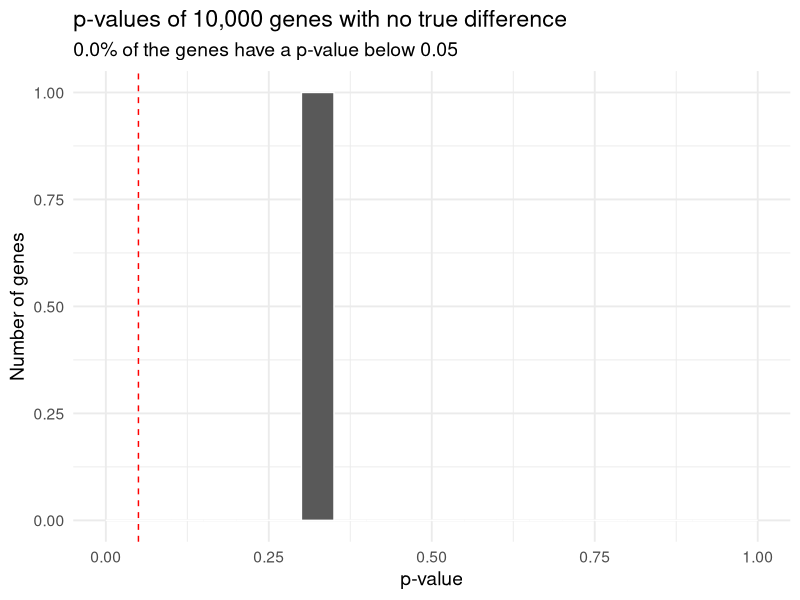
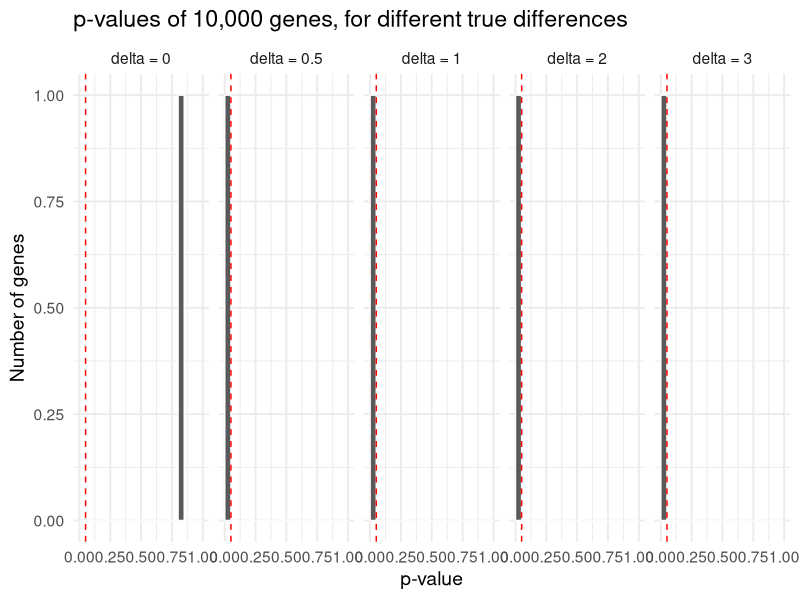
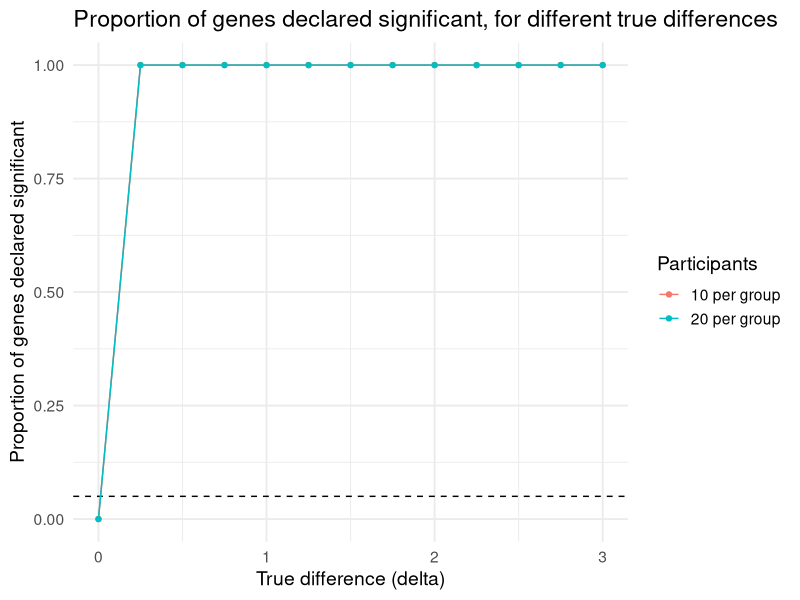
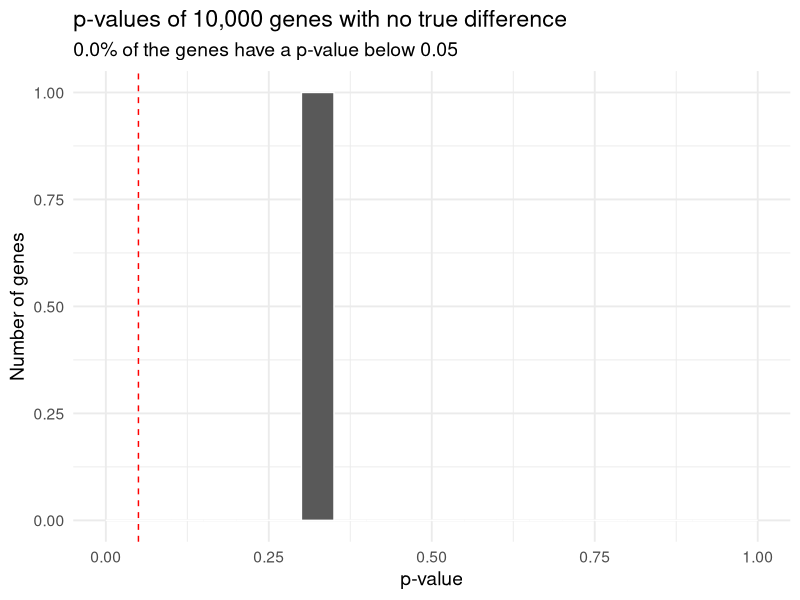
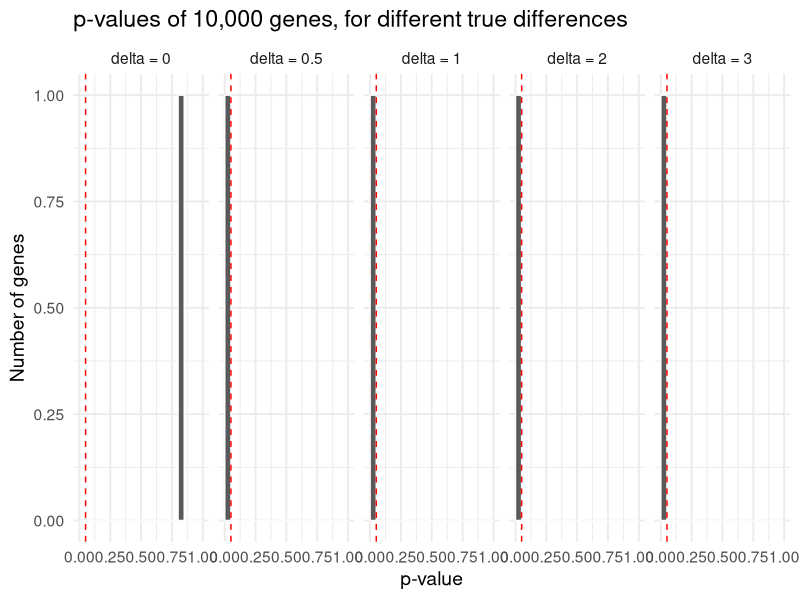
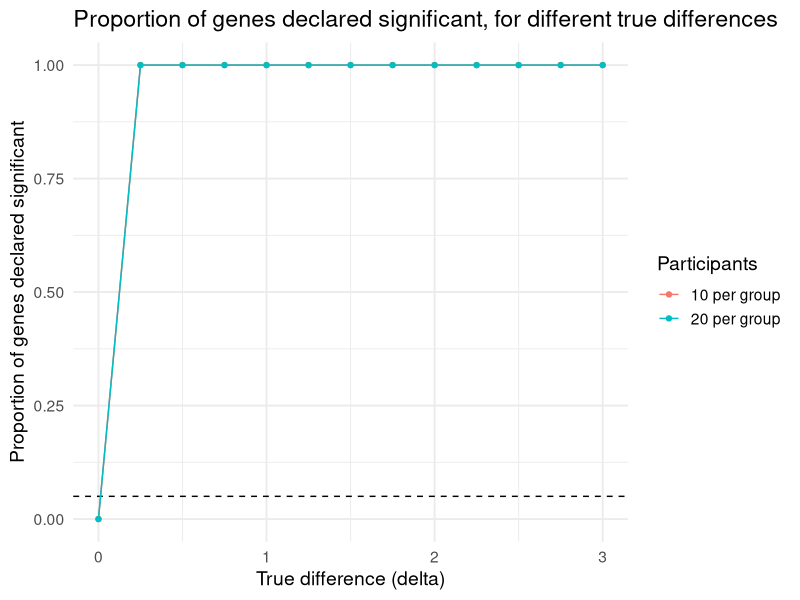

These figures' R source, in order: (Note: this script raises an error after producing the figures.)
## ---- chunk 1
# This sets the options for the outputs when knitting the rmd file
knitr::opts_chunk$set(warning = F,
                      message = T,
                      fig.width = 8,
                      fig.height = 5)
## ---- chunk 2
library(dplyr)
library(tidyr)
library(ggplot2)
library(here)

# Default look of all the ggplot2 figures
theme_set(theme_minimal(base_size = 14))

# Set a seed for reproducibility
set.seed(123)
## ---- chunk 3
here()
## ---- chunk 4
n <- 10      # number of controls, and number of treated
delta <- 0   # true difference between treated and controls : 0 means that the gene is not different

control <- rnorm(n, mean = 0, sd = 1)       # expression of the gene in the 10 controls
treated <- rnorm(n, mean = delta, sd = 1)   # expression of the gene in the 10 treated

# Mean expression in each group, and p-value of the t-test
c(control = mean(control), treated = mean(treated))
t.test(control, treated, var.equal = TRUE)$p.value
## ---- chunk 5
# p-values of the two-sample t-tests (equal variances), computed for many genes at once
# controls, treated : matrices with one row per gene and one column per participant
ttest_pvalues <- function(controls, treated) {
  t.test(controls, treated, var.equal = TRUE)$p.value
}

# Simulate one gene per element of delta (the true difference of the gene), and test each gene
simulate_pvalues <- function(delta, n = 10) {
  m <- length(delta)
  controls <- matrix(rnorm(m * n, mean = 0, sd = 1), nrow = m)
  treated <- matrix(rnorm(m * n, mean = delta, sd = 1), nrow = m)
  ttest_pvalues(controls, treated)
}
## ---- chunk 6
n_genes <- 10000

p_null <- simulate_pvalues(delta = rep(0, n_genes))
prop_null_signif <- mean(p_null < 0.05)

plot_null <- ggplot(data.frame(p = p_null), aes(x = p)) +
  geom_histogram(breaks = seq(0, 1, 0.05), colour = "white") +
  geom_vline(xintercept = 0.05, colour = "red", linetype = "dashed") +
  labs(x = "p-value", y = "Number of genes",
       title = "p-values of 10,000 genes with no true difference",
       subtitle = sprintf("%.1f%% of the genes have a p-value below 0.05", 100 * prop_null_signif))

ggsave(here("output", "pvalues_no_signal.pdf"), plot_null, width = 8, height = 5)

plot_null
## ---- chunk 7
deltas <- c(0, 0.5, 1, 2, 3)

p_by_delta <- lapply(deltas, function(d) {
  data.frame(delta = paste("delta =", d), p = simulate_pvalues(rep(d, n_genes)))
}) %>%
  bind_rows() %>%
  mutate(delta = factor(delta, levels = paste("delta =", deltas)))

plot_signal <- ggplot(p_by_delta, aes(x = p)) +
  geom_histogram(breaks = seq(0, 1, 0.05), colour = "white") +
  geom_vline(xintercept = 0.05, colour = "red", linetype = "dashed") +
  facet_wrap(~delta, nrow = 1) +
  labs(x = "p-value", y = "Number of genes", title = "p-values of 10,000 genes, for different true differences")

ggsave(here("output", "pvalues_by_delta.pdf"), plot_signal, width = 12, height = 4)

plot_signal
## ---- chunk 8
power_df <- expand.grid(delta = seq(0, 3, 0.25), n = c(10, 20)) %>%
  rowwise() %>%
  mutate(proportion_significant = mean(simulate_pvalues(rep(delta, n_genes), n = n) < 0.05)) %>%
  ungroup() %>%
  mutate(n = factor(n, labels = c("10 per group", "20 per group")))

plot_power <- ggplot(power_df, aes(x = delta, y = proportion_significant, colour = n)) +
  geom_hline(yintercept = 0.05, linetype = "dashed") +
  geom_line() +
  geom_point() +
  labs(x = "True difference (delta)", y = "Proportion of genes declared significant",
       colour = "Participants", title = "Proportion of genes declared significant, for different true differences")

ggsave(here("output", "power_curve.pdf"), plot_power, width = 8, height = 5)

plot_power
## ---- chunk 9
n_genes <- 10000        # total number of genes
n_effect <- 100         # number of genes which are truly different
delta_effect <- 3       # true difference of these genes

# The truth for each gene, and the true difference of each gene
is_effect <- rep(c(TRUE, FALSE), c(n_effect, n_genes - n_effect))
delta <- ifelse(is_effect, delta_effect, 0)

# Simulate and test all the genes, and declare significant those with a p-value below 0.05
p_mix <- simulate_pvalues(delta)
significant <- p_mix < 0.05

results_table <- table(
  Truth = ifelse(is_effect, "Truly different", "Not different"),
  Decision = ifelse(significant, "Declared significant", "Not significant")
)
results_table

# The numbers of the table
true_positives <- results_table["Truly different", "Declared significant"]
false_positives <- results_table["Not different", "Declared significant"]
false_negatives <- results_table["Truly different", "Not significant"]
true_negatives <- results_table["Not different", "Not significant"]
## ---- chunk 10
plot_mix <- ggplot(data.frame(p = p_mix, truth = ifelse(is_effect, "Truly different", "Not different")),
                   aes(x = p, fill = truth)) +
  geom_histogram(breaks = seq(0, 1, 0.05), colour = "white") +
  geom_vline(xintercept = 0.05, colour = "red", linetype = "dashed") +
  labs(x = "p-value", y = "Number of genes", fill = "Truth",
       title = "p-values of 10,000 genes, 100 of which are truly different")

ggsave(here("output", "pvalues_mix.pdf"), plot_mix, width = 8, height = 5)

plot_mix
## ---- chunk 11
# Simulate the studies (this takes a few seconds)
run_studies <- function(n_null, n_effect, delta_effect, n_studies = 200, alpha = 0.05) {
  is_effect <- rep(c(FALSE, TRUE), c(n_null, n_effect))
  delta <- ifelse(is_effect, delta_effect, 0)
  methods <- c("none", "bonferroni", "BH")

  results <- vector("list", n_studies * length(methods))
  k <- 0
  for (s in seq_len(n_studies)) {
    p <- simulate_pvalues(delta)
    for (method in methods) {
      # Genes declared significant, with or without correction
      significant <- p.adjust(p, method = method) <= alpha
      k <- k + 1
      results[[k]] <- data.frame(
        method = method,
        V = sum(significant & !is_effect),   # false positives
        S = sum(significant & is_effect)     # true positives
      )
    }
  }

  bind_rows(results) %>%
    group_by(method) %>%
    summarise(
      FPR = mean(V) / n_null,
      power = mean(S) / n_effect,
      FWER = mean(V >= 1),
      FDR = mean(V / pmax(V + S, 1)),
      .groups = "drop"
    ) %>%
    mutate(n_null = n_null)
}

n_effect <- 100
n_null_values <- c(100, 1000, 10000, 20000)

summary_1d <- lapply(n_null_values, run_studies, n_effect = n_effect, delta_effect = 3) %>%
  bind_rows() %>%
  mutate(method = factor(method, levels = c("none", "bonferroni", "BH"),
                         labels = c("No correction", "Bonferroni", "Benjamini-Hochberg")))
## ---- chunk 12
# Table of the results
summary_1d %>%
  arrange(method, n_null) %>%
  mutate(across(c(FPR, power, FWER, FDR), ~ round(.x, 3)))

plot_1d <- summary_1d %>%
  pivot_longer(c(FPR, power, FWER, FDR), names_to = "quantity", values_to = "value") %>%
  mutate(quantity = factor(quantity, levels = c("FPR", "power", "FWER", "FDR"),
                           labels = c("False positive rate", "Power", "Family-wise error rate (FWER)", "False discovery rate (FDR)"))) %>%
  ggplot(aes(x = n_null, y = value, colour = method)) +
  geom_line() +
  geom_point() +
  scale_x_log10() +
  facet_wrap(~quantity, scales = "free_y") +
  labs(x = "Number of genes which are not different (log scale)", y = NULL, colour = "Decision",
       title = "100 truly different genes, and more and more genes which are not different")

ggsave(here("output", "errors_by_number_of_genes.pdf"), plot_1d, width = 10, height = 7)

plot_1d
